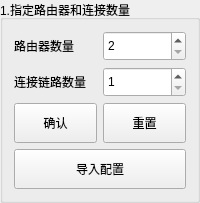
           <widget class="QGroupBox" name="groupBox_1st">
            <property name="title">
             <string>1.指定路由器和连接数量</string>
            </property>
            <layout class="QGridLayout" name="gridLayout">
             <item row="0" column="0">
              <widget class="QLabel" name="label_router_num">
               <property name="text">
                <string>路由器数量</string>
               </property>
              </widget>
             </item>
             <item row="0" column="1">
              <widget class="QSpinBox" name="spinBox_router_num">
               <property name="minimumSize">
                <size>
                 <width>80</width>
                 <height>30</height>
                </size>
               </property>
               <property name="minimum">
                <number>2</number>
               </property>
               <property name="maximum">
                <number>65535</number>
               </property>
               <property name="value">
                <number>2</number>
               </property>
              </widget>
             </item>
             <item row="1" column="0">
              <widget class="QLabel" name="label_link_num">
               <property name="text">
                <string>连接链路数量</string>
               </property>
              </widget>
             </item>
             <item row="1" column="1">
              <widget class="QSpinBox" name="spinBox_link_num">
               <property name="minimumSize">
                <size>
                 <width>80</width>
                 <height>30</height>
                </size>
               </property>
               <property name="minimum">
                <number>1</number>
               </property>
               <property name="maximum">
                <number>65535</number>
               </property>
               <property name="value">
                <number>1</number>
               </property>
              </widget>
             </item>
             <item row="2" column="0">
              <widget class="QPushButton" name="pushButton_setnum">
               <property name="minimumSize">
                <size>
                 <width>0</width>
                 <height>40</height>
                </size>
               </property>
               <property name="statusTip">
                <string>确认节点（路由器）与边（连接）的数量</string>
               </property>
               <property name="whatsThis">
                <string>确认节点（路由器）与边（连接）的数量</string>
               </property>
               <property name="text">
                <string>确认</string>
               </property>
              </widget>
             </item>
             <item row="2" column="1">
              <widget class="QPushButton" name="pushButton_resetnum">
               <property name="minimumSize">
                <size>
                 <width>0</width>
                 <height>40</height>
                </size>
               </property>
               <property name="statusTip">
                <string>重置节点（路由器）与边（连接）的数量</string>
               </property>
               <property name="whatsThis">
                <string>重置节点（路由器）与边（连接）的数量</string>
               </property>
               <property name="text">
                <string>重置</string>
               </property>
              </widget>
             </item>
             <item row="3" column="0" colspan="2">
              <widget class="QPushButton" name="pushButton_importedges">
               <property name="enabled">
                <bool>true</bool>
               </property>
               <property name="minimumSize">
                <size>
                 <width>0</width>
                 <height>40</height>
                </size>
               </property>
               <property name="statusTip">
                <string>导入输入的连接链路信息</string>
               </property>
               <property name="whatsThis">
                <string>导入输入的连接链路信息</string>
               </property>
               <property name="text">
                <string>导入配置</string>
               </property>
               <property name="checkable">
                <bool>false</bool>
               </property>
               <property name="flat">
                <bool>false</bool>
               </property>
              </widget>
             </item>
            </layout>
           </widget>
